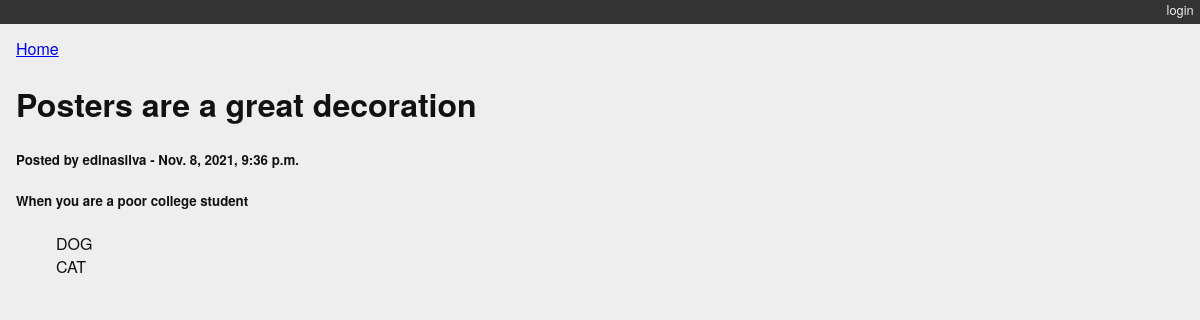
The app's page /posts/4/ with its own data.
### blogging/models.py (models this page shows, shortened)
class Post(models.Model):
    title = models.CharField(max_length=128)
    text = models.TextField(blank=True)
    author = models.ForeignKey(User, on_delete=models.CASCADE)
    created_date = models.DateTimeField(auto_now_add=True)
    modified_date = models.DateTimeField(auto_now=True)
    published_date = models.DateTimeField(blank=True, null=True)
    categories = models.ManyToManyField(Category, blank=True, related_name='categories')
    class Meta:
        verbose_name_plural = 'Posts'

class Category(models.Model):
    name = models.CharField(max_length=128)
    description = models.TextField(blank=True)
    def __str__(self):
        return self.name
    class Meta:
        verbose_name_plural = 'Categories'

### blogging/views.py (the view)
# urls.py: path('posts/<int:pk>/', BlogDetailView.as_view(), name="post_detail"),
class BlogDetailView(DetailView):
    queryset = Post.objects.exclude(published_date__exact=None)
    template_name = 'blogging/detail.html'

### blogging/templates/blogging/detail.html (shortened to what this page needs)
<!DOCTYPE html>
{% extends "base.html" %}
{% block content %}
<a href="/">Home</a>
<h1>{{ object.title }}</h1>
<div class="post-body">
        <h5>Posted by {{ object.author }} - {{object.created_date}}</h5>
        <h5>{{ object.text }}</h5>
</div>
<ul class="categories">
    {% for category in object.categories.all %}
    <li>{{ category }}</li><br>
    {% endfor %}
</ul>
{% endblock %}

### blogging/static/django_blog.css (style rules this page uses)
body { background-color: #eee; color: #111; font-family: "HelveticaNeue-Light", "Helvetica Neue Light", "Helvetica Neue", Helvetica, Arial, "Lucida Grande", sans-serif; margin:0; padding:0; }
ul.categories { list-style: none; list-style-type: none; }
ul.categories li { display: inline; }

### records on screen
Post: title "Posters are a great decoration", author "edinasilva", created_date "Nov. 8, 2021, 9:36 p.m.", text "When you are a poor college student"
Category: name "DOG"
Category: name "CAT"
